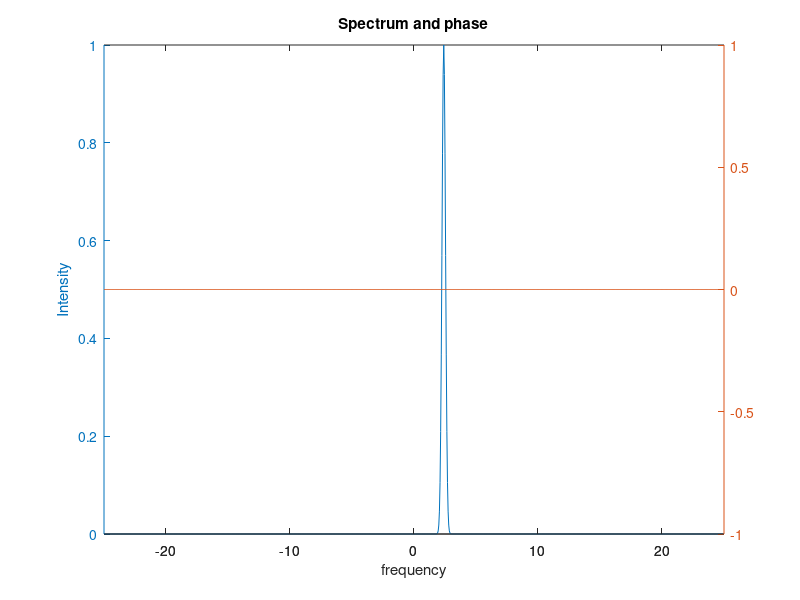
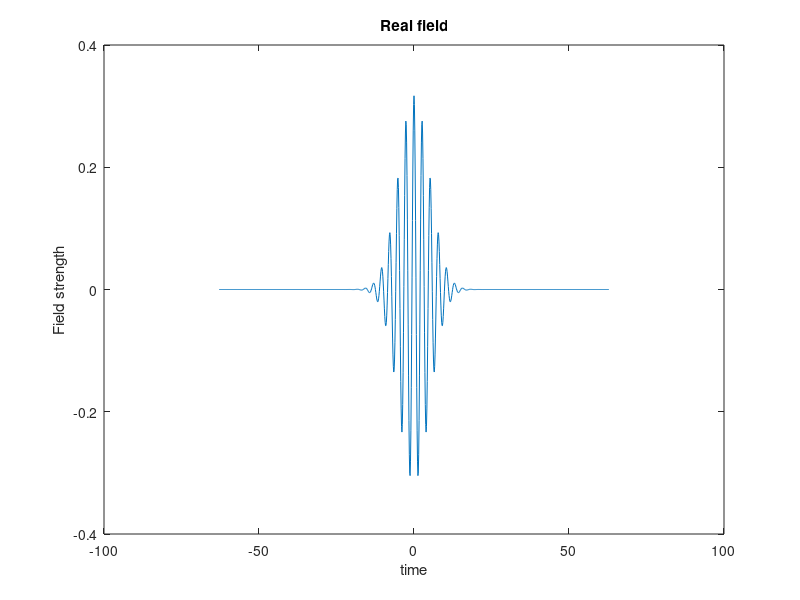
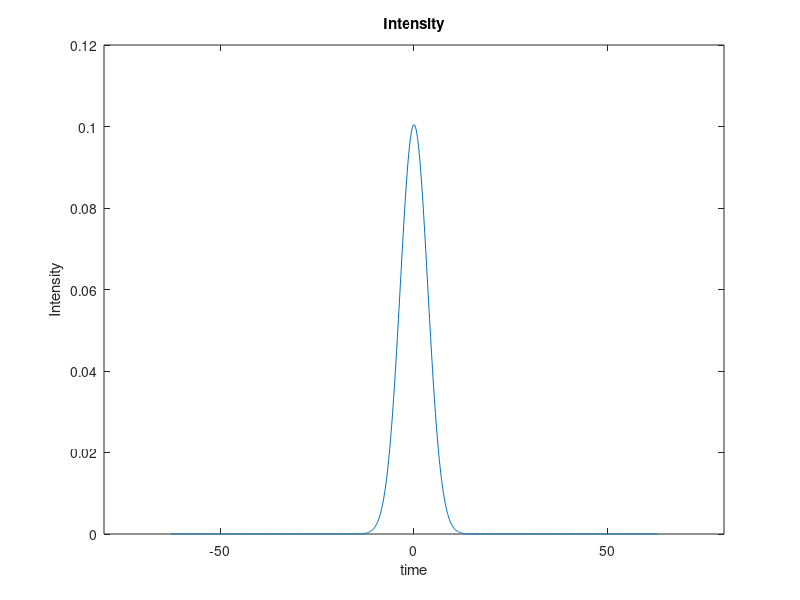
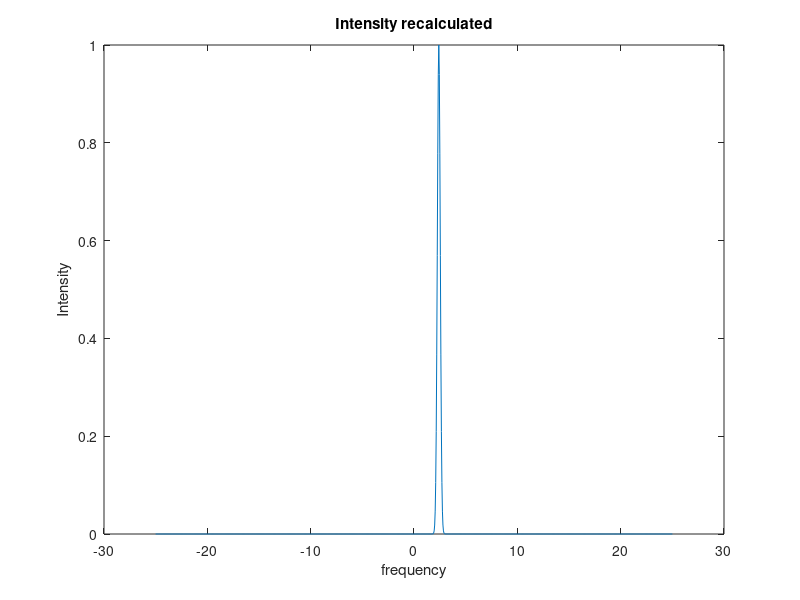

Reproduce these figures in MATLAB, in order.
% contruct pulse from spectrum and phase
close all
w0 = 2.4; %in fs^-1
w_max = 50;%in fs^-1

N = 1001;
dw = w_max/(N-1);

w = -w_max/2:dw:w_max/2;
sigfsq = 0.02; % sigma squared of frequency squared = width in freq (use 0.3 for chirp of 10)
Sw = (exp((-(w-w0).^2)./(2*sigfsq)));% + (exp((-(w+w0).^2)/(2*sigfsq)));
%phiw = 0.*w;
phiw = 1.*(0.*((w - w0).^2)); % use 10 as coeff of w^2 for chirp

E_w = sqrt(Sw) .* (exp(-1i.*phiw)); %+ exp(1i.*phiw));
E_t = sqrt(N).*fftshift(ifft(ifftshift(E_w)));
I_t = abs(E_t).^2;

E_w_w = fftshift(fft(ifftshift(E_t)))./sqrt(N);
S_w_w = abs(E_w_w).^2;

tmax = 2*pi/dw;
dt = 2*pi/w_max;
t = -tmax/2:dt:tmax/2;

energyspectrum = sum(Sw).*dw;
energytime = sum(I_t).*dt;
ratio = energytime/energyspectrum;
%%%%%%%%%%%%%%%%%%%%%%%%%%%%%%%%%%
figure
plotyy(w,Sw,w,phiw)
% xlim([0 5])
% xlim([0 5])
title('Spectrum and phase')
xlabel('frequency')
ylabel('Intensity')

figure
plot(t,real(E_t))
xlim([-100 100])
title('Real field')
xlabel('time')
ylabel('Field strength')

figure
plot(t,abs((E_t).^2))
title('Intensity')
xlim([-80 80])
xlabel('time')
ylabel('Intensity')

figure
plot(w,S_w_w)
title('Intensity recalculated')
xlabel('frequency')
ylabel('Intensity')